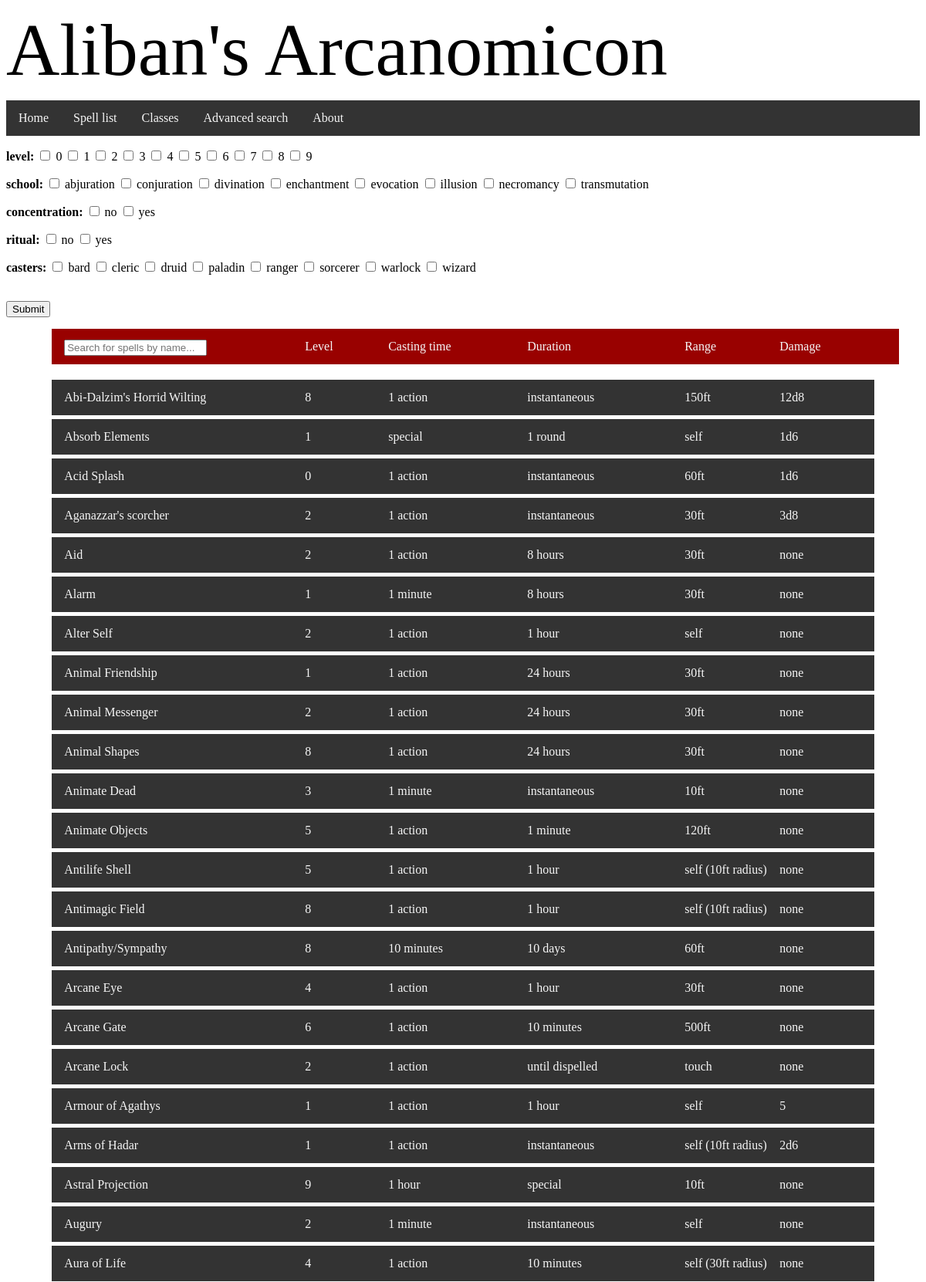
Screenshot of /search (upper part) with the database file from the repository.
### tables this page shows
CREATE TABLE spell (id INTEGER PRIMARY KEY AUTOINCREMENT, name STRING, description TEXT, level INTEGER, components STRING, concentration INTEGER, ritual INTEGER, damage STRING, range INTEGER REFERENCES range (id), duration INTEGER REFERENCES duration (id), castingtime STRING REFERENCES castingtime (id), school INTEGER REFERENCES school (id));

CREATE TABLE castingtime (id INTEGER PRIMARY KEY AUTOINCREMENT, name STRING);

CREATE TABLE duration (id INTEGER PRIMARY KEY AUTOINCREMENT, name STRING);

CREATE TABLE range (id INTEGER PRIMARY KEY AUTOINCREMENT, name STRING);

### routes.py (the view)
@app.route('/search', methods=('GET','POST')) #defines methods available to this route
def search():
    sql = "SELECT spell.id, spell.name, spell.level, castingtime.name, duration.name, range.name, spell.damage FROM spell INNER JOIN range ON range.id = spell.range INNER JOIN castingtime ON castingtime.id = spell.castingtime INNER JOIN duration ON duration.id = spell.duration"
    if request.method == 'POST':
        var = request.form.getlist('param') #getting a list of all of the selected parameters on the page
        sqlparams = filtermfunc(var)
        sqlfilt = "{} {}".format(sql,sqlparams) #joining the original all-selecting sql statement with the SQL-ordered parameters that the sqlparams function returns
        spells = db_func(sqlfilt, single=False) #doing the SQL thing! woooooo!
        if spells == False:
            spells = db_func(sql,single=False)
            return render_template('search.html', entfields=entfields, spells=spells)
        return render_template('search.html', entfields=entfields, spells=spells)
    else:
        spells = db_func(sql,single=False)
        return render_template('search.html', entfields=entfields, spells=spells)

### templates/search.html
{% extends "layout.html" %}
{% block content %}
    <form method="POST" action="/search">
        {% for field in entfields %}
            <p>
            <b>{{ field[0] }}:</b>
            {% for term in field[1:] %}
                <input type="checkbox" name="param" value="{{field[0]}}_{{term}}">
                <label for={{term}}>{{ term }}</label>
            {% endfor %}
            </p>
        {% endfor %}
        <br>
        <input type="submit" value="Submit">
    </form>
    {% include "spelllist.html" %}
{% endblock content %}

### templates/spelllist.html (shortened to what this page needs)
{% block spells %}
<div class="spellfields">
    <span class="asname">
        <input type="text" id="myInput" onkeyup="searchfilter()" placeholder="Search for spells by name...">
    </span>
    <span class="aslevel">Level</span>
    <span class="ascastime">Casting time</span>
    <span class="asdurat">Duration</span>
    <span class="asrange">Range</span>
    <span class="asdmg">Damage</span>
</div>
<div id="spells">
{% for spell in spells %}
    <div class="spelllink">
        <a href="spell/{{ spell[0] }}">
            <span class= "asname">{{ spell[1] }}</span>
            <span class= "aslevel">{{ spell[2] }}</span>
            <span class= "ascastime">{{ spell[3] }}</span>
            <span class= "asdurat">{{ spell[4] }}</span>
            <span class= "asrange">{{ spell[5] }}</span>
            <span class= "asdmg">{{ spell[6] }}</span>
        </a>
    </div>
{% endfor %}
<br>
<br>
<br>
<br>
</div>
{% endblock spells %}

### static/css/main.css (style rules this page uses)
.spellfields { margin: 5px; padding: 14px 16px; background-color: #990100; overflow: hidden; align-self: center; width: 90%; display: block; margin-left: 5%; margin-bottom: 20px; margin-top: 15px; color: #F6F6F6; }
.spelllink { margin: 5px; overflow: hidden; background-color: #333333; align-self: center; width: 90%; display: block; margin-left: 5%; }
.spelllink a { padding: 14px 16px; text-align: left; text-decoration: none; float: left; width: 100%; }
.asname { position: absolute; width: 25%; }
.aslevel { position: absolute; margin-left: 26%; text-align: center; }
.ascastime { position: absolute; margin-left: 35%; text-align: center; }
.asdurat { position: absolute; margin-left: 50%; text-align: center; }
.asrange { position: absolute; margin-left: 67%; text-align: center; }
.asdmg { margin-left: 87%; text-align: center; }
a:link { color: #F6F6F6; }
p { font-family: Scaly Sans; font-weight: 400; font-style: normal; }

### rows the page displays
spell: name "Abi-Dalzim's Horrid Wilting", level "8", name "1 action", name "instantaneous", name "150ft", damage "12d8"
spell: name "Absorb Elements", level "1", name "special", name "1 round", name "self", damage "1d6"
spell: name "Acid Splash", level "0", name "1 action", name "instantaneous", name "60ft", damage "1d6"
spell: name "Aganazzar's scorcher", level "2", name "1 action", name "instantaneous", name "30ft", damage "3d8"
spell: name "Aid", level "2", name "1 action", name "8 hours", name "30ft", damage "none"
spell: name "Alarm", level "1", name "1 minute", name "8 hours", name "30ft", damage "none"
spell: name "Alter Self", level "2", name "1 action", name "1 hour", name "self", damage "none"
spell: name "Animal Friendship", level "1", name "1 action", name "24 hours", name "30ft", damage "none"
spell: name "Animal Messenger", level "2", name "1 action", name "24 hours", name "30ft", damage "none"
spell: name "Animal Shapes", level "8", name "1 action", name "24 hours", name "30ft", damage "none"
spell: name "Animate Dead", level "3", name "1 minute", name "instantaneous", name "10ft", damage "none"
spell: name "Animate Objects", level "5", name "1 action", name "1 minute", name "120ft", damage "none"
spell: name "Antilife Shell", level "5", name "1 action", name "1 hour", name "self (10ft radius)", damage "none"
spell: name "Antimagic Field", level "8", name "1 action", name "1 hour", name "self (10ft radius)", damage "none"
spell: name "Antipathy/Sympathy", level "8", name "10 minutes", name "10 days", name "60ft", damage "none"
spell: name "Arcane Eye", level "4", name "1 action", name "1 hour", name "30ft", damage "none"
spell: name "Arcane Gate", level "6", name "1 action", name "10 minutes", name "500ft", damage "none"
spell: name "Arcane Lock", level "2", name "1 action", name "until dispelled", name "touch", damage "none"
spell: name "Armour of Agathys", level "1", name "1 action", name "1 hour", name "self", damage "5"
spell: name "Arms of Hadar", level "1", name "1 action", name "instantaneous", name "self (10ft radius)", damage "2d6"
spell: name "Astral Projection", level "9", name "1 hour", name "special", name "10ft", damage "none"
spell: name "Augury", level "2", name "1 minute", name "instantaneous", name "self", damage "none"
spell: name "Aura of Life", level "4", name "1 action", name "10 minutes", name "self (30ft radius)", damage "none"

### other values shown
{{ field[0] }} "level" "school" "concentration" "ritual" "casters"
{{ term }} "0" "1" "2" "3" "4" "5" "6" "7" "8" "9" "abjuration" "conjuration" "divination" "enchantment" "evocation" "illusion" "necromancy" "transmutation" "no" "yes" "no" "yes" "bard" "cleric" "druid" "paladin" "ranger" "sorcerer" "warlock" "wizard"
